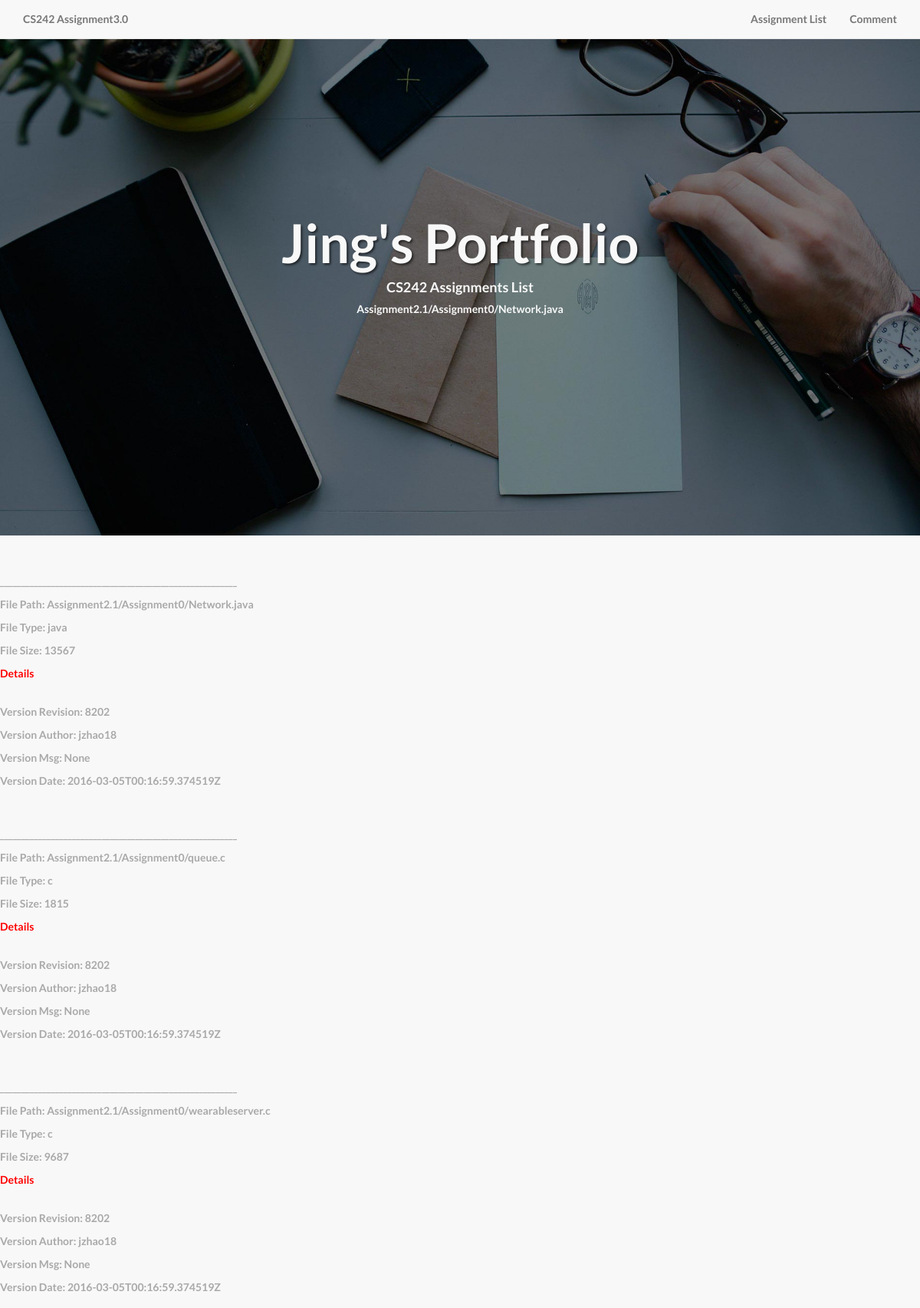
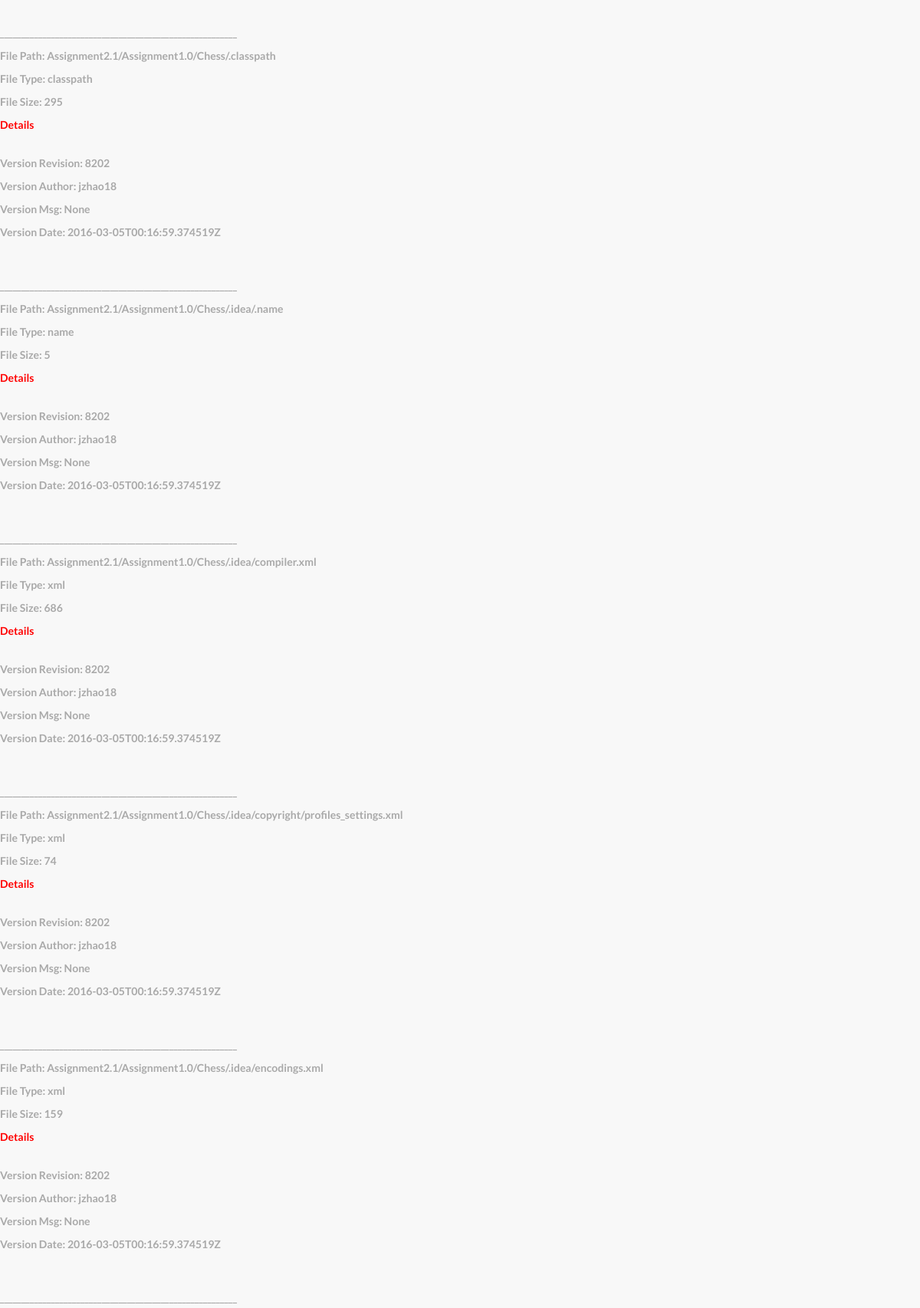
/assign3/project/55 (upper part), run on the app's committed database (2 pictures, top to bottom).
### assign3/models.py (models this page shows)
class File(models.Model):
	file_size=models.IntegerField(default=0)
	file_type = models.CharField(max_length=200)
	file_path =models.CharField(max_length=200)
	project = models.ForeignKey(Project, on_delete=models.CASCADE)

class Version(models.Model):
	version_revision=models.IntegerField(default=0)
	version_author=models.CharField(max_length=200)
	version_msg=models.CharField(max_length=200, blank=True, null=True)
	version_date=models.CharField(max_length=200)
	file = models.ForeignKey(File, on_delete=models.CASCADE)

### assign3/views.py (the view)
# urls.py: url(r'^project/(?P<project_id>[0-9]+)$', views.project, name='project'),
def project(request, project_id):
	'''
	if request.method=="POST":
		username = request.POST['username']
		content = request.POST['content']
		c = Comment.objects.create(comment_username=username, comment_content=content, project=Project.objects.get(pk=project_id))
		c.save()
		comments = Comment.objects.filter(project_id=project_id)
		files = File.objects.filter(project_id=project_id).prefetch_related('version_set')
		#return render(request, 'assign3/project2.html', {"files": files, "project_id":project_id, "comments":comments})
		'''
	comments = Comment.objects.filter(project_id=project_id)
	files = File.objects.filter(project_id=project_id).prefetch_related('version_set')
	return render(request, 'assign3/project2.html', {"files": files, "project_id":project_id, "comments":comments})

### assign3/templates/assign3/project2.html (shortened to what this page needs)
{% load staticfiles %}
<!DOCTYPE html>
<html lang="en">
<head>
    <link href="/assign3/static/css/bootstrap.min.css" rel="stylesheet">
    <link href="/assign3/static/css/landing-page.css" rel="stylesheet">
    <link href="/assign3/static/font-awesome/css/font-awesome.min.css" rel="stylesheet" type="text/css">
</head>
<body>
    <nav class="navbar navbar-default navbar-fixed-top topnav" role="navigation">
        <div class="container topnav">
            <div class="navbar-header">
                <a class="navbar-brand topnav" href="#">CS242 Assignment3.0</a>
            </div>
            <div class="collapse navbar-collapse" id="bs-example-navbar-collapse-1">
                <ul class="nav navbar-nav navbar-right">
                    <li>
                        <a href="#assign">Assignment List</a>
                    </li>
                    <li>
                        <a href="#comment">Comment</a>
                    </li>
                </ul>
            </div>
        </div>
    </nav>
    <div class="intro-header">
        <div class="container">
            <div class="row">
                <div class="col-lg-12">
                    <div class="intro-message">
                        <h1>Jing's Portfolio</h1>
                        <h4> CS242 Assignments List </h4>
                        <h5>{% for file in files %}
                                {% if forloop.first%}
                                    <p>{{ file.file_path }} </p>
                                {% endif %}
                            {% endfor %}
                        </h5>
                    </div>
                </div>
            </div>
        </div>
    </div>
    <div class="content-section-a">
        {% for file in files %}
                <div class="file_container" id="{{ file.id }}">
                <p>________________________________________________________</p>
                <p>File Path: {{ file.file_path }}</p>
                <p>File Type: {{ file.file_type }}</p>
                <p>File Size: {{ file.file_size }}</p>
                <div class="file" id="{{ file.file_path}}">Details</div>
                {% for version in file.version_set.all %}
                    <div class="version_container" id="{{ version.id }}">
                    <p>Version Revision: {{ version.version_revision }}</p>
                    <p>Version Author: {{ version.version_author }}</p>
                    <p>Version Msg: {{ version.version_msg }}</p>
                    <p>Version Date: {{ version.version_date }}</p>
                    <br>
                    <br>
                </div>
                {% endfor %}
         </div>
        {% endfor %}
    </div>
</body>
</html>

### assign3/static/css/landing-page.css (style rules this page uses)
body, html { width: 100%; height: 100%; }
body, h1, h2, h3, h4, h5, h6 { font-family: "Lato","Helvetica Neue",Helvetica,Arial,sans-serif; font-weight: 700; }
.topnav { font-size: 14px; }
.intro-header { padding-top: 50px; padding-bottom: 50px; text-align: center; color: #f8f8f8; background: url(../img/intro-bg.jpg) no-repeat center center; background-size: cover; }
.intro-message { position: relative; padding-top: 20%; padding-bottom: 20%; }
.intro-message > h1 { margin: 0; text-shadow: 2px 2px 3px rgba(0,0,0,0.6); font-size: 5em; }
.file { color: red; width:100px; height: 50px; }
.content-section-a { margin-left:auto; padding: 50px 0; background-color: #f8f8f8; }
.file_container { margin-left:auto; color:DarkGrey; }

### data on the page
File: file_path "Assignment2.1/Assignment0/Network.java", file_type "java", file_size "13567"
Version: version_revision "8202", version_author "jzhao18", version_msg "None", version_date "2016-03-05T00:16:59.374519Z"
File: file_path "Assignment2.1/Assignment0/queue.c", file_type "c", file_size "1815"
Version: version_revision "8202", version_author "jzhao18", version_msg "None", version_date "2016-03-05T00:16:59.374519Z"
File: file_path "Assignment2.1/Assignment0/wearableserver.c", file_type "c", file_size "9687"
Version: version_revision "8202", version_author "jzhao18", version_msg "None", version_date "2016-03-05T00:16:59.374519Z"
File: file_path "Assignment2.1/Assignment1.0/Chess/.classpath", file_type "classpath", file_size "295"
Version: version_revision "8202", version_author "jzhao18", version_msg "None", version_date "2016-03-05T00:16:59.374519Z"
File: file_path "Assignment2.1/Assignment1.0/Chess/.idea/.name", file_type "name", file_size "5"
Version: version_revision "8202", version_author "jzhao18", version_msg "None", version_date "2016-03-05T00:16:59.374519Z"
File: file_path "Assignment2.1/Assignment1.0/Chess/.idea/compiler.xml", file_type "xml", file_size "686"
Version: version_revision "8202", version_author "jzhao18", version_msg "None", version_date "2016-03-05T00:16:59.374519Z"
File: file_path "Assignment2.1/Assignment1.0/Chess/.idea/copyright/profiles_settings.xml", file_type "xml", file_size "74"
Version: version_revision "8202", version_author "jzhao18", version_msg "None", version_date "2016-03-05T00:16:59.374519Z"
File: file_path "Assignment2.1/Assignment1.0/Chess/.idea/encodings.xml", file_type "xml", file_size "159"
Version: version_revision "8202", version_author "jzhao18", version_msg "None", version_date "2016-03-05T00:16:59.374519Z"
